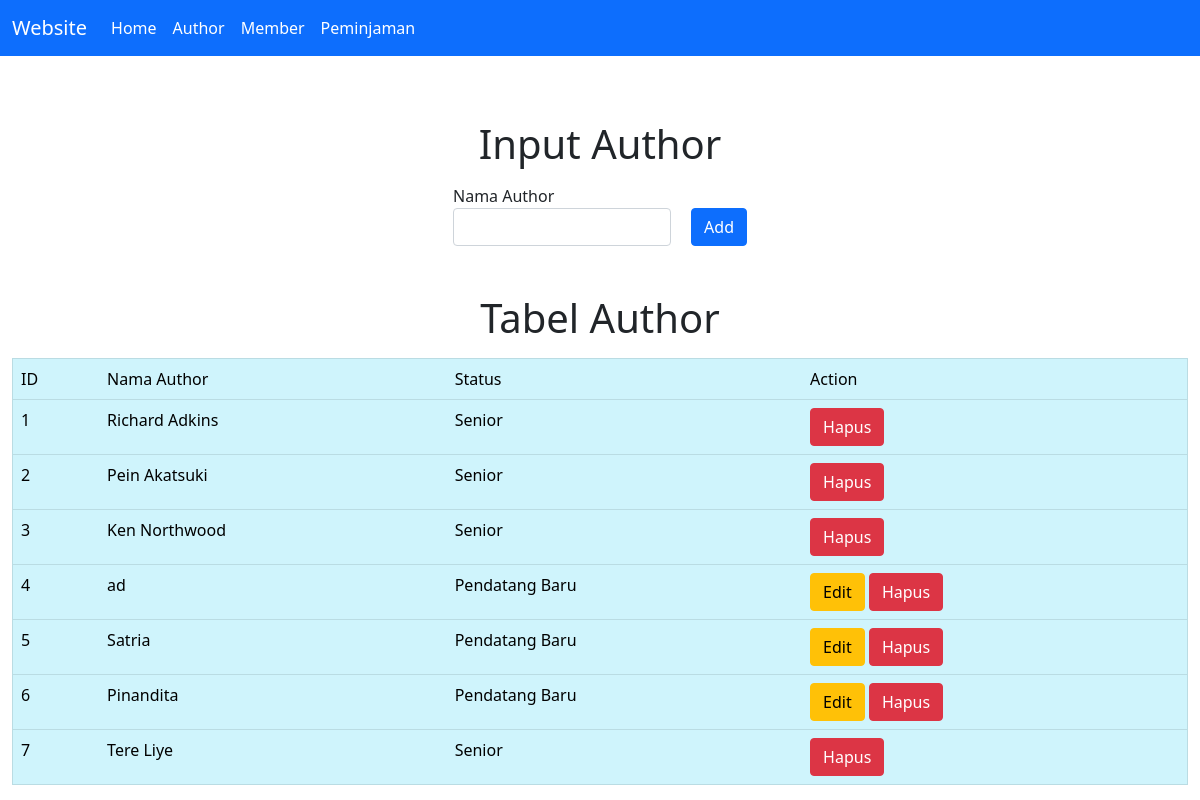
Screenshot of /author.php with the database file from the repository.
### tables this page shows
CREATE TABLE `author` (
  `id_author` int(11) NOT NULL,
  `nama` varchar(100) NOT NULL,
  `status` varchar(50) NOT NULL
);

### conf.php (called while the page is built)
<?php
$db_host = "localhost";
$db_user = "root";
$db_pass = "";
$db_name = "db_perpustakaan";
?>

### includes/DB.class.php (called while the page is built, shortened)
<?php
class DB
{
    var $db_host = "";
    var $db_user = "";
    var $db_pass = "";
    var $db_name = "";
    var $db_link = "";
    var $result = 0;
    function DB($db_host = '', $db_user = '', $db_pass = '', $db_name = '')
    {
        $this->db_host = $db_host;
        $this->db_user = $db_user;
        $this->db_pass = $db_pass;
        $this->db_name = $db_name;
    }
    function open()
    {
        $this->db_link = mysqli_connect($this->db_host, $this->db_user, $this->db_pass, $this->db_name);
    }
    function execute($query = "")
    {
        $this->result = mysqli_query($this->db_link, $query);
        return $this->result;
    }
    function getResult()
    {
        return mysqli_fetch_array($this->result);
    }
}
?>

### includes/Author.class.php (called while the page is built, shortened)
<?php
class Author extends DB
{
    function getAuthor()
    {
        $query = "SELECT * FROM author";
        return $this->execute($query);
    }
}

### author.php (the view, shortened to what this page needs)
<?php
include("conf.php");
include("includes/DB.class.php");
include("includes/Author.class.php");
$author = new Author($db_host, $db_user, $db_pass, $db_name);
$author->open();
$author->getAuthor();
$data = null;
$no = 1;
while (list($id, $nama, $status) = $author->getResult()) {
    if ($status == 'Senior') {
        $data .= "<tr>
                <td>" . $no++ . "</td>
                <td>" . $nama . "</td>
                <td>" . $status . "</td>
                <td>
                <a href='author.php?id_hapus=" . $id . "' class='btn btn-danger''>Hapus</a>
                </td>
                </tr>";
    } else {
        $data .= "<tr>
                <td>" . $no++ . "</td>
                <td>" . $nama . "</td>
                <td>" . $status . "</td>
                <td>
                <a href='author.php?id_edit=" . $id .  "' class='btn btn-warning''>Edit</a>
                <a href='author.php?id_hapus=" . $id . "' class='btn btn-danger''>Hapus</a>
                </td>
                </tr>";
    }
}

### rows the page displays
author: nama "Richard Adkins", status "Senior"
author: nama "Pein Akatsuki", status "Senior"
author: nama "Ken Northwood", status "Senior"
author: nama "ad", status "Pendatang Baru"
author: nama "Satria", status "Pendatang Baru"
author: nama "Pinandita", status "Pendatang Baru"
author: nama "Tere Liye", status "Senior"
